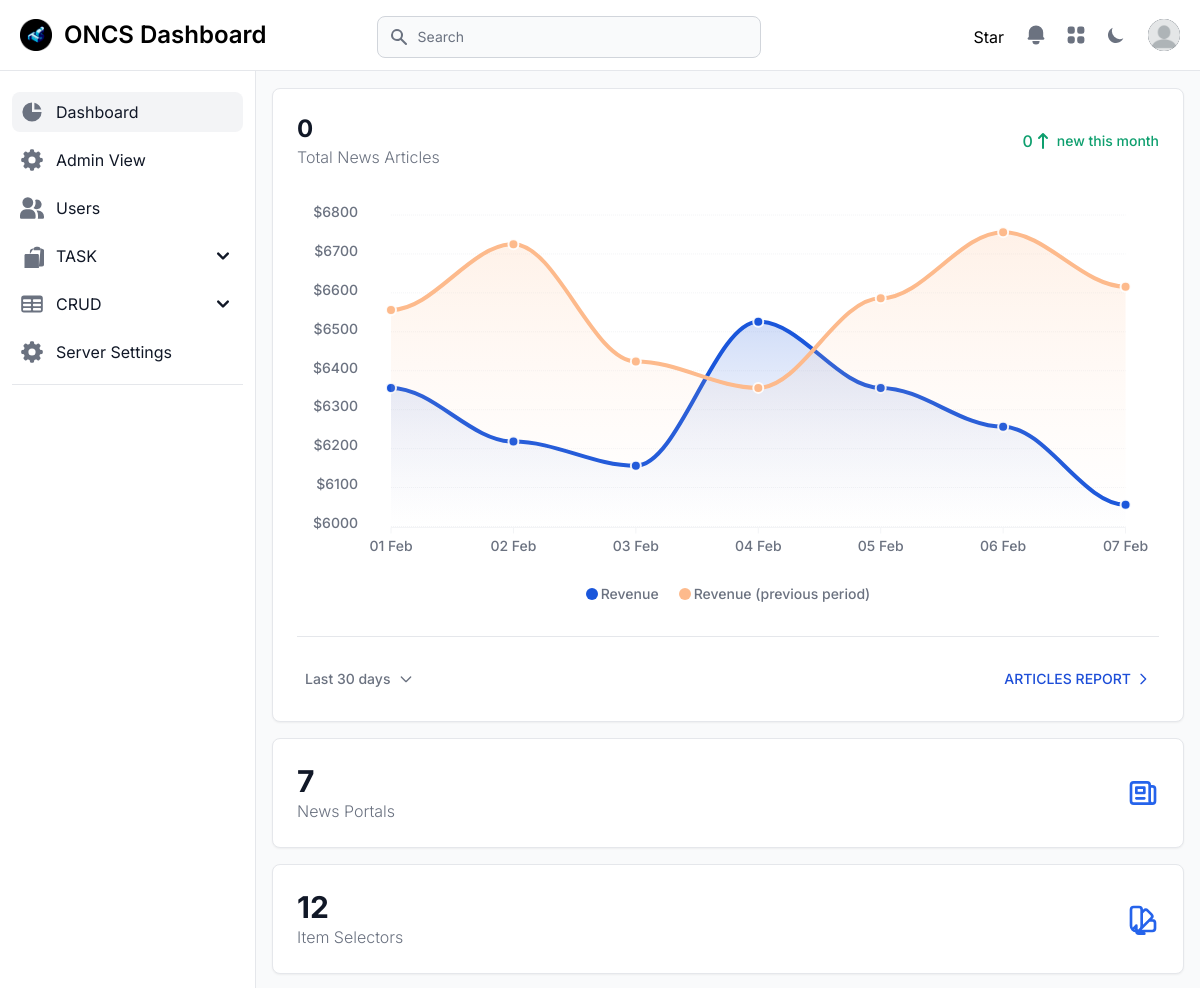
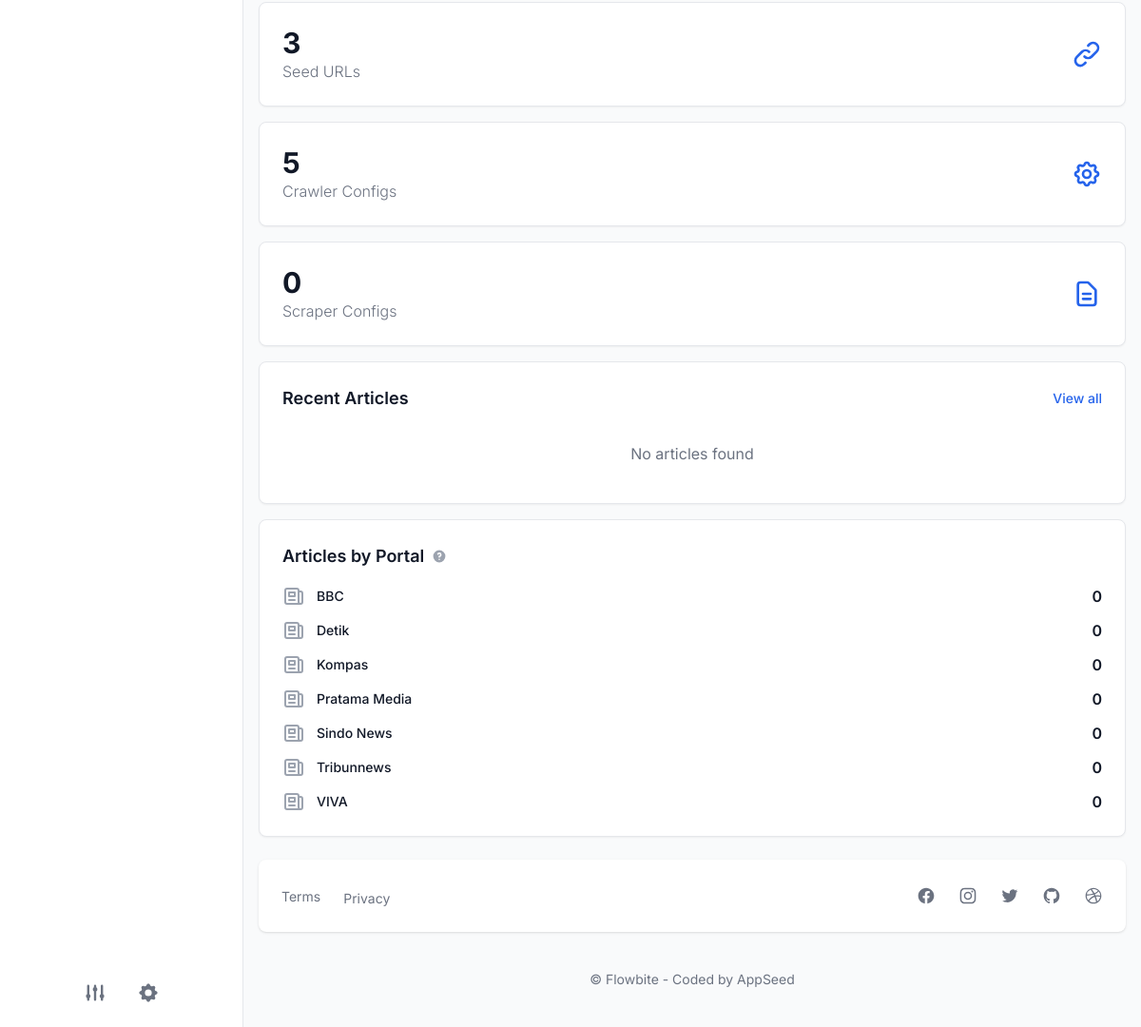
The app's page / (signed in) with its own data (2 pictures, top to bottom).
### apps/common/models.py (models this page shows, shortened)
class TimestampModel(models.Model):
	created_at = models.DateTimeField(auto_now_add=True)
	updated_at = models.DateTimeField(auto_now=True)
	class Meta:
		abstract = True

class NewsPortal(TimestampModel):
	domain = models.CharField(max_length=255, unique=True)
	name = models.CharField(max_length=255)
	news_scope = models.CharField(
		max_length=20,
		choices=NewsScopeChoices.choices,
		default=NewsScopeChoices.NATIONAL
	)
	country = CountryField(blank_label='Select country', default='ID', null=True, blank=True)
	city = models.CharField(max_length=255, blank=True, null=True)
	class Meta:
		db_table = 'news_portal'
		verbose_name = 'News Portal'
		verbose_name_plural = 'News Portals'
		ordering = ['name']

### home/views.py (the view)
# urls.py: path("", views.index, name="charts"),
def index(request):
  news_portals_count = NewsPortal.objects.count()
  selectors_count = ItemSelector.objects.count()
  seed_urls_count = NewsPortalSeedUrl.objects.count()
  crawler_configs_count = CrawlerConfig.objects.count()
  scraper_configs_count = ScraperConfig.objects.count()
  news_articles_count = NewsArticle.objects.count()
  thirty_days_ago = datetime.now() - timedelta(days=30)
  recent_articles = NewsArticle.objects.filter(created_at__gte=thirty_days_ago).count()
  articles_by_portal = []
  try:
    articles_by_portal = NewsPortal.objects.annotate(
      article_count=Count('clean_urls__article_url__article', filter=Q(clean_urls__article_url__article__isnull=False))
    ).values('name', 'article_count')[:10]
  except Exception as e:
    articles_by_portal = NewsPortal.objects.values('name').annotate(article_count=Count('clean_urls'))[:10]
  latest_articles = []
  try:
    latest_articles = NewsArticle.objects.select_related('article_url__portal').order_by('-created_at')[:5]
  except Exception as e:
    latest_articles = NewsArticle.objects.order_by('-created_at')[:5]
  try:
    from apps.tasks.views import get_celery_all_tasks
    tasks = get_celery_all_tasks()
    tasks_count = len(tasks)
  except Exception as e:
    tasks_count = 0
  context = {
    'segment': 'dashboard',
    'news_portals_count': news_portals_count,
    'selectors_count': selectors_count,
    'seed_urls_count': seed_urls_count,
    'crawler_configs_count': crawler_configs_count,
    'scraper_configs_count': scraper_configs_count,
    'news_articles_count': news_articles_count,
    'recent_articles': recent_articles,
    'articles_by_portal': list(articles_by_portal),
    'latest_articles': latest_articles,
    'tasks_count': tasks_count,
  }
  return render(request, "dashboard/index.html", context)

### core/context_processors.py (called while the page is built)
def sidebar_config(request):
    return {'sidebar_config': getattr(settings, 'SHOW_APP_CONFIG', {})}

### templates/dashboard/index.html (shortened to what this page needs)
{% extends "layouts/base.html" %}
{% load static %}
{% block content %}
<main>
  <div class="px-4 pt-6">
    <div class="grid gap-4 xl:grid-cols-2 2xl:grid-cols-3">
      <div
        class="p-4 bg-white border border-gray-200 rounded-lg shadow-sm 2xl:col-span-2 dark:border-gray-700 sm:p-6 dark:bg-gray-800">
        <div class="flex items-center justify-between mb-4">
          <div class="flex-shrink-0">
            <span class="text-xl font-bold leading-none text-gray-900 sm:text-2xl dark:text-white">{{ news_articles_count|default:0 }}</span>
            <h3 class="text-base font-light text-gray-500 dark:text-gray-400">Total News Articles</h3>
          </div>
          <div
            class="flex items-center justify-end flex-1 text-base font-medium text-green-500 dark:text-green-400">
            {{ recent_articles|default:0 }}
            <svg class="w-5 h-5" fill="currentColor" viewBox="0 0 20 20" xmlns="http://www.w3.org/2000/svg">
              <path fill-rule="evenodd"
                d="M5.293 7.707a1 1 0 010-1.414l4-4a1 1 0 011.414 0l4 4a1 1 0 01-1.414 1.414L11 5.414V17a1 1 0 11-2 0V5.414L6.707 7.707a1 1 0 01-1.414 0z"
                clip-rule="evenodd"></path>
            </svg>
            <span class="ml-1 text-sm">new this month</span>
          </div>
        </div>
        <div id="main-chart"></div>
        <div
          class="flex items-center justify-between pt-3 mt-4 border-t border-gray-200 sm:pt-6 dark:border-gray-700">
          <div>
            <button
              class="inline-flex items-center p-2 text-sm font-medium text-center text-gray-500 rounded-lg hover:text-gray-900 dark:text-gray-400 dark:hover:text-white"
              type="button" data-dropdown-toggle="weekly-sales-dropdown">Last 30 days <svg class="w-4 h-4 ml-2"
                fill="none" stroke="currentColor" viewBox="0 0 24 24" xmlns="http://www.w3.org/2000/svg">
                <path stroke-linecap="round" stroke-linejoin="round" stroke-width="2" d="M19 9l-7 7-7-7"></path>
              </svg></button>
          </div>
          <div class="flex-shrink-0">
            <a href="#"
              class="inline-flex items-center p-2 text-xs font-medium uppercase rounded-lg text-primary-700 sm:text-sm hover:bg-gray-100 dark:text-primary-500 dark:hover:bg-gray-700">
              Articles Report
              <svg class="w-4 h-4 ml-1" fill="none" stroke="currentColor" viewBox="0 0 24 24"
                xmlns="http://www.w3.org/2000/svg">
                <path stroke-linecap="round" stroke-linejoin="round" stroke-width="2" d="M9 5l7 7-7 7"></path>
              </svg>
            </a>
          </div>
        </div>
      </div>
      <div class="grid gap-4 xl:grid-cols-2 2xl:grid-cols-1">
        <div class="p-4 bg-white border border-gray-200 rounded-lg shadow-sm dark:border-gray-700 sm:p-6 dark:bg-gray-800">
          <div class="flex items-center justify-between">
            <div class="flex-shrink-0">
              <span class="text-2xl font-bold leading-none text-gray-900 sm:text-3xl dark:text-white">{{ news_portals_count|default:0 }}</span>
              <h3 class="text-base font-light text-gray-500 dark:text-gray-400">News Portals</h3>
            </div>
            <div class="flex-shrink-0">
            </div>
          </div>
        </div>
        <div class="p-4 bg-white border border-gray-200 rounded-lg shadow-sm dark:border-gray-700 sm:p-6 dark:bg-gray-800">
          <div class="flex items-center justify-between">
            <div class="flex-shrink-0">
              <span class="text-2xl font-bold leading-none text-gray-900 sm:text-3xl dark:text-white">{{ selectors_count|default:0 }}</span>
              <h3 class="text-base font-light text-gray-500 dark:text-gray-400">Item Selectors</h3>
            </div>
            <div class="flex-shrink-0">
            </div>
          </div>
        </div>
        <div class="p-4 bg-white border border-gray-200 rounded-lg shadow-sm dark:border-gray-700 sm:p-6 dark:bg-gray-800">
          <div class="flex items-center justify-between">
            <div class="flex-shrink-0">
              <span class="text-2xl font-bold leading-none text-gray-900 sm:text-3xl dark:text-white">{{ seed_urls_count|default:0 }}</span>
              <h3 class="text-base font-light text-gray-500 dark:text-gray-400">Seed URLs</h3>
            </div>
            <div class="flex-shrink-0">
            </div>
          </div>
        </div>
        <div class="p-4 bg-white border border-gray-200 rounded-lg shadow-sm dark:border-gray-700 sm:p-6 dark:bg-gray-800">
          <div class="flex items-center justify-between">
            <div class="flex-shrink-0">
              <span class="text-2xl font-bold leading-none text-gray-900 sm:text-3xl dark:text-white">{{ crawler_configs_count|default:0 }}</span>
              <h3 class="text-base font-light text-gray-500 dark:text-gray-400">Crawler Configs</h3>
            </div>
            <div class="flex-shrink-0">
            </div>
          </div>
        </div>
        <div class="p-4 bg-white border border-gray-200 rounded-lg shadow-sm dark:border-gray-700 sm:p-6 dark:bg-gray-800">
          <div class="flex items-center justify-between">
            <div class="flex-shrink-0">
              <span class="text-2xl font-bold leading-none text-gray-900 sm:text-3xl dark:text-white">{{ scraper_configs_count|default:0 }}</span>
              <h3 class="text-base font-light text-gray-500 dark:text-gray-400">Scraper Configs</h3>
            </div>
            <div class="flex-shrink-0">
              <svg class="w-8 h-8 text-primary-600 dark:text-primary-500" fill="none" stroke="currentColor" viewBox="0 0 24 24">
                <path stroke-linecap="round" stroke-linejoin="round" stroke-width="2" d="M9 12h6m-6 4h6m2 5H7a2 2 0 01-2-2V5a2 2 0 012-2h5.586a1 1 0 01.707.293l5.414 5.414a1 1 0 01.293.707V19a2 2 0 01-2 2z"></path>
              </svg>
            </div>
          </div>
        </div>
      </div>
      <div class="p-4 bg-white border border-gray-200 rounded-lg shadow-sm 2xl:col-span-2 dark:border-gray-700 sm:p-6 dark:bg-gray-800">
        <div class="flex items-center justify-between mb-4">
          <h3 class="text-lg font-semibold text-gray-900 dark:text-white">Recent Articles</h3>
          <a href="#" class="text-sm font-medium text-primary-600 hover:text-primary-700 dark:text-primary-500">View all</a>
        </div>
        <div class="flow-root">
          <ul role="list" class="divide-y divide-gray-200 dark:divide-gray-700">
            {% for article in latest_articles %}
            <li class="py-3 sm:py-4">
              <div class="flex items-center space-x-4">
                <div class="flex-shrink-0">
                  <svg class="w-8 h-8 text-gray-400" fill="none" stroke="currentColor" viewBox="0 0 24 24">
                    <path stroke-linecap="round" stroke-linejoin="round" stroke-width="2" d="M9 12h6m-6 4h6m2 5H7a2 2 0 01-2-2V5a2 2 0 012-2h5.586a1 1 0 01.707.293l5.414 5.414a1 1 0 01.293.707V19a2 2 0 01-2 2z"></path>
                  </svg>
                </div>
                <div class="flex-1 min-w-0">
                  <p class="text-sm font-medium text-gray-900 truncate dark:text-white">
                    {{ article.title|truncatechars:60 }}
                  </p>
                  <p class="text-sm text-gray-500 dark:text-gray-400">
                    {% if article.article_url and article.article_url.portal %}
                      {{ article.article_url.portal.name }} • {{ article.created_at|date:"M d, Y" }}
                    {% else %}
                      Unknown Portal • {{ article.created_at|date:"M d, Y" }}
                    {% endif %}
                  </p>
                </div>
                <div class="inline-flex items-center text-base font-semibold text-gray-900 dark:text-white">
                  <span class="text-xs bg-gray-100 text-gray-800 px-2 py-1 rounded-full dark:bg-gray-700 dark:text-gray-300">
                    {% if article.article_url and article.article_url.portal %}
                      {{ article.article_url.portal.news_scope|title }}
                    {% else %}
                      Unknown
                    {% endif %}
                  </span>
                </div>
              </div>
            </li>
            {% empty %}
            <li class="py-3 sm:py-4">
              <div class="text-center text-gray-500 dark:text-gray-400">
                No articles found
              </div>
            </li>
            {% endfor %}
          </ul>
        </div>
      </div>
      <div class="p-4 bg-white border border-gray-200 rounded-lg shadow-sm dark:border-gray-700 sm:p-6 dark:bg-gray-800">
        <h3 class="flex items-center mb-4 text-lg font-semibold text-gray-900 dark:text-white">
          Articles by Portal
          <button data-popover-target="popover-description" data-popover-placement="bottom-end" type="button">
          </button>
        </h3>
        <div class="space-y-3">
          {% for portal in articles_by_portal %}
          <div class="flex items-center justify-between">
            <div class="flex items-center min-w-0">
              <div class="flex-shrink-0">
                <svg class="w-6 h-6 text-gray-400" fill="none" stroke="currentColor" viewBox="0 0 24 24">
                  <path stroke-linecap="round" stroke-linejoin="round" stroke-width="2" d="M19 20H5a2 2 0 01-2-2V6a2 2 0 012-2h10a2 2 0 012 2v1m2 13a2 2 0 01-2-2V7m2 13a2 2 0 002-2V9a2 2 0 00-2-2h-2m-4-3H9M7 16h6M7 8h6v4H7V8z"></path>
                </svg>
              </div>
              <div class="ml-3">
                <p class="text-sm font-medium text-gray-900 truncate dark:text-white">
                  {{ portal.name }}
                </p>
              </div>
            </div>
            <div class="inline-flex items-center text-base font-semibold text-gray-900 dark:text-white">
              {{ portal.article_count|default:0 }}
            </div>
          </div>
          {% empty %}
          <div class="text-center text-gray-500 dark:text-gray-400">
            No portal data available
          </div>
          {% endfor %}
        </div>
      </div>
    </div>
  </div>
</main>
{% endblock content %}

### records on screen
NewsPortal: name "BBC", article_count "0"
NewsPortal: name "Detik", article_count "0"
NewsPortal: name "Kompas", article_count "0"
NewsPortal: name "Pratama Media", article_count "0"
NewsPortal: name "Sindo News", article_count "0"
NewsPortal: name "Tribunnews", article_count "0"
NewsPortal: name "VIVA", article_count "0"

### other values on screen
{{ news_articles_count|default:0 }} "0"
{{ recent_articles|default:0 }} "0"
{{ news_portals_count|default:0 }} "7"
{{ selectors_count|default:0 }} "12"
{{ seed_urls_count|default:0 }} "3"
{{ crawler_configs_count|default:0 }} "5"
{{ scraper_configs_count|default:0 }} "0"
